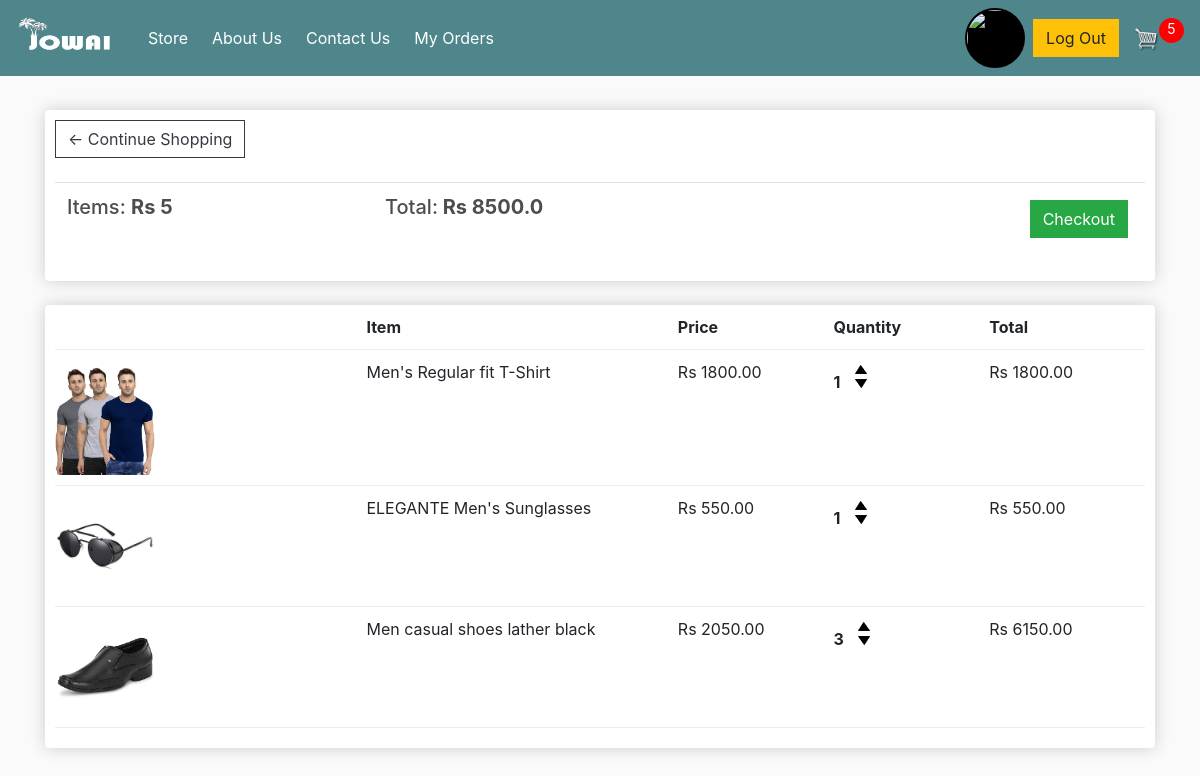
Screenshot of /cart/ (signed in) with the database file from the repository.
### store/models.py (models this page shows, shortened)
class Order(models.Model):
    customer=models.ForeignKey(Customer, on_delete=models.SET_NULL, null=True, blank=True)
    user_name=models.CharField(max_length=200, default="blank")
    user_email=models.CharField(max_length=200, default="blank")
    date_ordered=models.DateTimeField(auto_now_add=True)
    complete=models.BooleanField(default=False, null=True, blank=False)
    order_id=models.CharField(max_length=100, null=True)
    shipping_address=models.CharField(max_length=100, null=True)
    product_details=models.CharField(max_length=100, null=True)
    contact_no= models.CharField(max_length=12, null=True)
    @property
    def get_cart_total(self):
        orderitems=self.order_item_set.all()
        total=sum([item.get_total for item in orderitems])
        return total
    @property
    def get_cart_items(self):
        orderitems=self.order_item_set.all()
        total=sum([item.quantity for item in orderitems])
        return total

class Order_Item(models.Model):
    product=models.ForeignKey(Product, on_delete=models.SET_NULL, null=True, blank=True)
    order=models.ForeignKey(Order, on_delete=models.SET_NULL, null=True, blank=True)
    quantity=models.IntegerField(default=0, null=True, blank=True)
    price=models.IntegerField(default=0, null=True, blank=True)
    date_added=models.DateTimeField(auto_now_add=True)
    @property
    def get_total(self):
        total=self.product.price * self.quantity
        return total

class Product(models.Model):
    name=models.CharField(max_length=200)
    price=models.FloatField()
    digital=models.BooleanField(default=False, null=True, blank=True)
    image=models.ImageField(null=True, blank=True)
    image1=models.ImageField(null=True, blank=True)
    image2=models.ImageField(null=True, blank=True)
    image3=models.ImageField(null=True, blank=True)
    image4=models.ImageField(null=True, blank=True)
    description1=models.CharField(max_length=2550, default="", null=True, blank=True )
    description2=models.CharField(max_length=2550, default="")
    description3=models.CharField(max_length=2550, default="")
    @property
    def imageURL(self):
        try:
            url=self.image.url
        except:
            url=''
        return url

### store/views.py (the view)
# urls.py: path('cart/', views.cart, name="cart"),
@login_required(login_url="log_in")
def cart(request):
     if request.user.is_authenticated:
          log_status=True
          customer = request.user.customer
          order,created = Order.objects.get_or_create(customer=customer, complete=False)
          items = order.order_item_set.all()
          cartItems = order.get_cart_items
     else:
          order={'get_cart_items':0, 'get_cart_total':0}
          cartItems=[]
          log_status=False
     context={'items': items, 'order': order, 'cartItems': cartItems, 'log_status': log_status}
     return render(request, 'store/Cart.html', context)

### store/templates/store/Cart.html
{% extends 'store/main.html' %}
{% load static %}
{% block content %}
	<div class="row">
		<div class="col-lg-12">
			<div class="box-element">
				<a  class="btn btn-outline-dark" href="{% url 'store' %}">&#x2190; Continue Shopping</a>
				<br>
				<br>
				<table class="table">
					<tr>
						<th><h5>Items: <strong>Rs {{order.get_cart_items}}</strong></h5></th>
						<th><h5>Total:<strong> Rs {{order.get_cart_total}}</strong></h5></th>
						<th>
							<a  style="float:right; margin:5px;" class="btn btn-success" href="{% url 'checkout' %}">Checkout</a>
						</th>
					</tr>
				</table>
			</div>
			<br>
			<div class="box-element">
				<div class="cart-row">
					<div style="flex:2"></div>
					<div style="flex:2"><strong>Item</strong></div>
					<div style="flex:1"><strong>Price</strong></div>
					<div style="flex:1"><strong>Quantity</strong></div>
					<div style="flex:1"><strong>Total</strong></div>
				</div>
				{% for item in items %}
				<div class="cart-row">
					<div style="flex:2"><img class="row-image" src="{{item.product.imageURL}}"></div>
					<div style="flex:2"><p>{{item.product.name}}</p></div>
					<div style="flex:1"><p>Rs {{item.product.price|floatformat:2}}</p></div>
					<div style="flex:1"><p class="quantity">{{item.quantity}}</p>
						<div class="quantity">
							<img class="chg-quantity update-cart" data-product="{{item.product.id}}" data-action="add" src="{% static  'images/arrow-up.png' %}">
							<img class="chg-quantity update-cart" data-product="{{item.product.id}}" data-action="remove" src="{% static  'images/arrow-down.png' %}">
						</div>
					</div>
					<div style="flex:1"><p>Rs {{item.get_total|floatformat:2}}</p></div>
				</div>
				{% endfor %}
			</div>
		</div>
	</div>
{% endblock content %}

### store/static/css/main.css (style rules this page uses)
body { background-color: hsl(0, 0%, 98%); }
h1, h2, h3, h4, h5, h6 { color: hsl(0, 0%, 30%); }
.box-element { box-shadow: hsl(0, 0%, 80%) 0 0 16px; background-color: #fff; border-radius: 4px; padding: 10px; }
.col-lg-4, .col-lg-6, .col-lg-8, .col-lg-12 { margin-top: 10px; }
.btn { border-radius: 0; }
.row-image { width: 100px; }
.cart-row { display: flex; align-items: flex-stretch; padding-bottom: 10px; margin-bottom: 10px; border-bottom: 1px solid #ececec; }
.quantity { display: inline-block; font-weight: 700; padding-right: 10px; }
.chg-quantity { width: 12px; cursor: pointer; display: block; margin-top: 5px; transition: .1s; }

### rows the page displays
Order: get_cart_items "5", get_cart_total "8500.0"
Order_Item: product.imageURL (picture), product.name "Men's Regular fit T-Shirt", product.price "1800.00", quantity "1", get_total "1800.00"
Order_Item: product.imageURL (picture), product.name "ELEGANTE Men's Sunglasses", product.price "550.00", quantity "1", get_total "550.00"
Order_Item: product.imageURL (picture), product.name "Men casual shoes lather black", product.price "2050.00", quantity "3", get_total "6150.00"

### other values shown
{{ cartItems }} "5"
